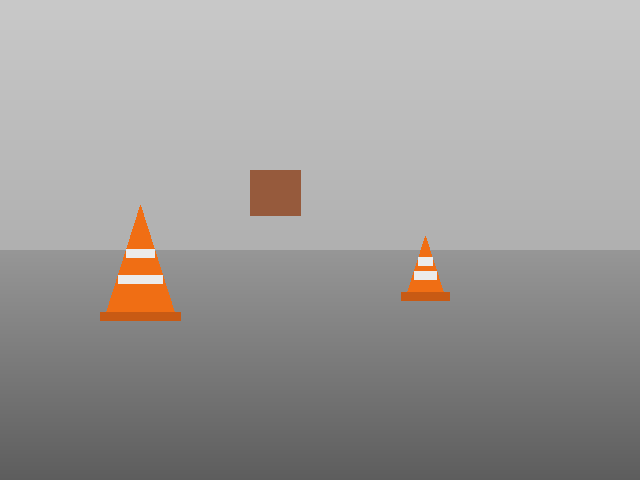
#> input picture figsrc/scene_5-11.png, 640 x 480 px
$ python fig5-13_voc.py
#> lines starting #> are read from the running program, lines starting #| are printed output that depends on the picture
"""Figure for 5-13: a Pascal VOC XML annotation next to the image it describes."""
import os, cv2 as cv
import matplotlib
matplotlib.use("Agg")
import matplotlib.pyplot as plt
import matplotlib.patches as patches
from matplotlib import font_manager as fm
for f in fm.findSystemFonts():
    if "NotoSansCJK-Regular" in f: fm.fontManager.addfont(f)
plt.rcParams["font.family"] = "Noto Sans CJK JP"
OUT = "../images/racecar-neo-jp/5-13"
img = cv.cvtColor(cv.imread("scene_5-11.png"), cv.COLOR_BGR2RGB)
fig = plt.figure(figsize=(10.4, 4.6), dpi=200)
ax = fig.add_axes([0.02, 0.08, 0.5, 0.84])
ax.imshow(img); ax.set_xticks([]); ax.set_yticks([])
for (x0, y0, x1, y1), col in [((104, 203, 177, 320), "#2F9E44"), ((405, 234, 446, 300), "#1C7ED6")]:
    ax.add_patch(patches.Rectangle((x0, y0), x1 - x0, y1 - y0, fill=False, ec=col, lw=2.4))
    ax.text(x0, y0 - 6, "cone", color="white", fontsize=9, bbox=dict(fc=col, ec="none", pad=1.2))
ax.plot([104], [203], "o", color="#E8590C", ms=6); ax.plot([177], [320], "o", color="#E8590C", ms=6)
ax.text(98, 222, "(xmin, ymin)", fontsize=8, ha="right", color="#D9480F")
ax.text(180, 335, "(xmax, ymax)", fontsize=8, color="#D9480F")
ax.set_title("1a2b3c4d-img_0000.jpg", fontsize=10)
xml = """<annotation>
  <folder>images</folder>
  <filename>1a2b3c4d-img_0000.jpg</filename>
  <size>
    <width>640</width>
    <height>480</height>
    <depth>3</depth>
  </size>
  <object>
    <name>cone</name>
    <bndbox>
      <xmin>104</xmin>
      <ymin>203</ymin>
      <xmax>177</xmax>
      <ymax>320</ymax>
    </bndbox>
  </object>
  <object>
    <name>cone</name>
    <bndbox> ... </bndbox>
  </object>
</annotation>"""
fig.text(0.55, 0.92, "Annotations/1a2b3c4d-img_0000.xml（一部を省略）", fontsize=10, va="top")
fig.text(0.55, 0.86, xml, fontsize=8.6, va="top", family="DejaVu Sans Mono",
         bbox=dict(boxstyle="round", fc="#F8F9FA", ec="#CED4DA"))
fig.savefig(f"{OUT}/fig2-voc.png", facecolor="white"); plt.close(fig)
#> after `fig.savefig(f'{OUT}/fig2-voc.png', facecolor='white')`:
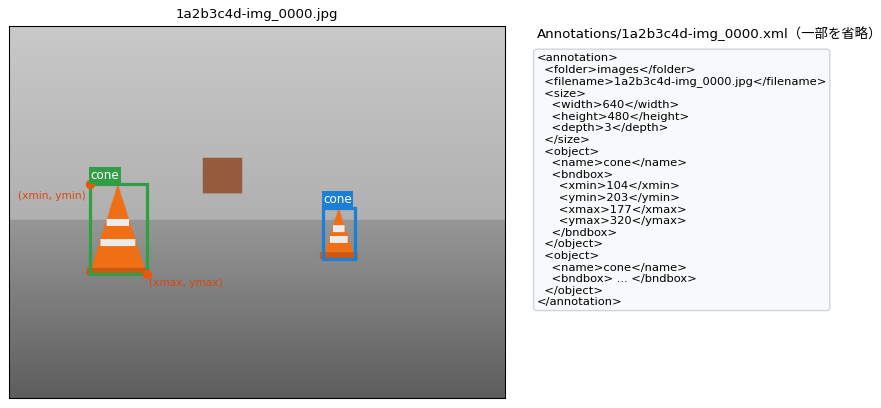
#> figure drawn by matplotlib, 1 panel
